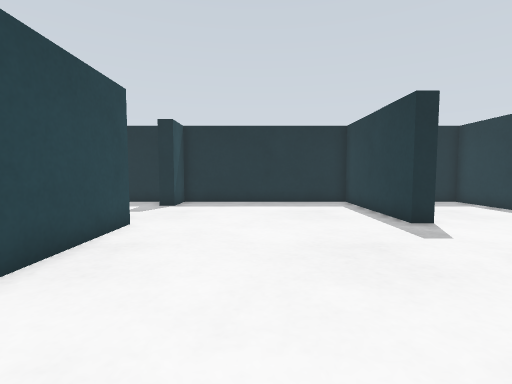
[1] (above)

17 first-person views from a walk through a Gazebo world. The camera is 0.39 m above the floor, tilts 4° down and sees 85° across. The floor is counted in squares, 0.25 m on a side. Each view is taken from the middle of a square. On the plan, view 1 faces up. The plan holds only what a view shows up to about 14 squares ahead; the rest is blank. The place goes on beyond the plan.

[2]
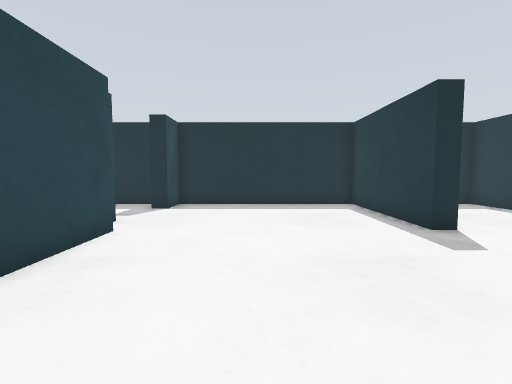

[3]
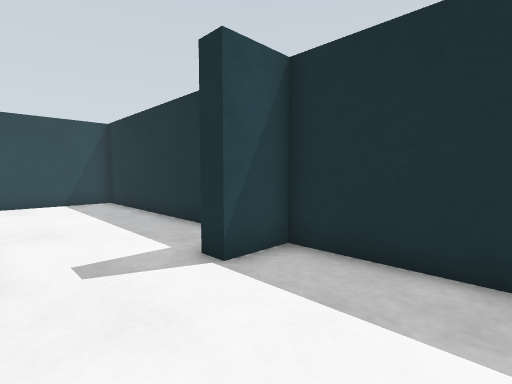

[4]
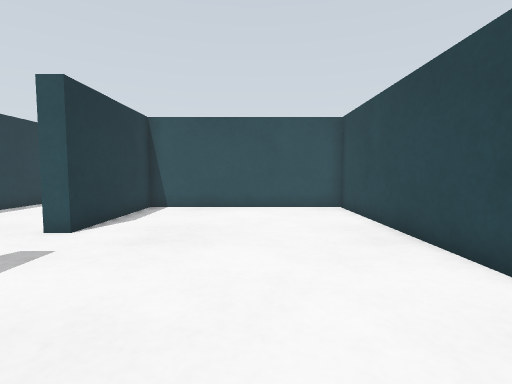

[5]
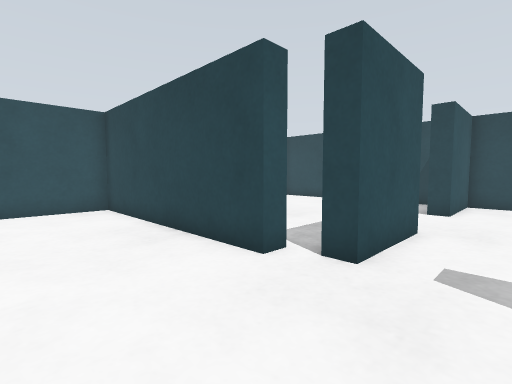

[6]
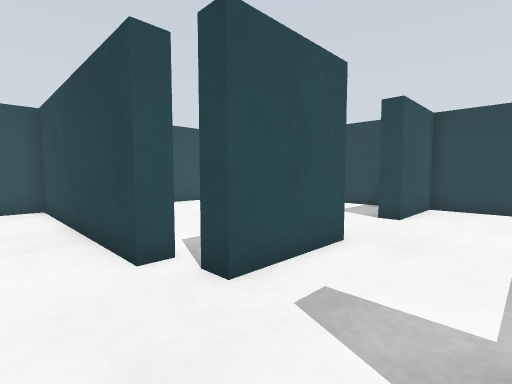

[7]
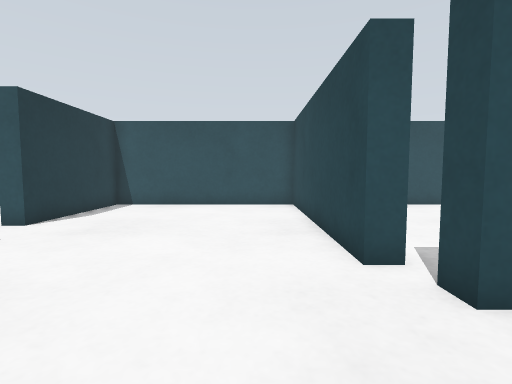

[8]
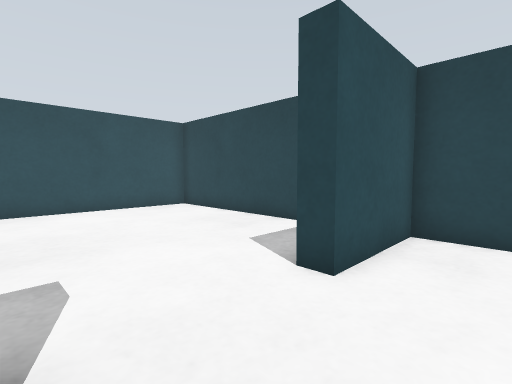

[9]
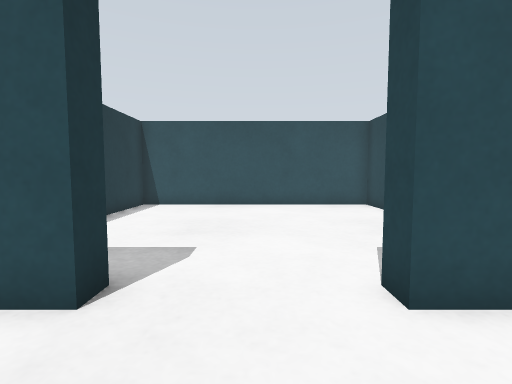

[10]
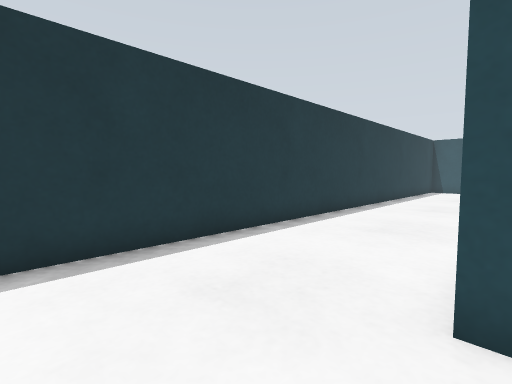

[11]
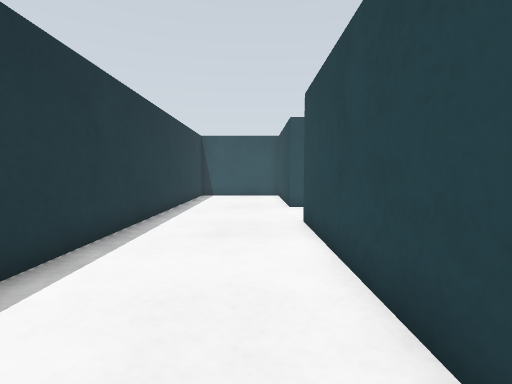

[12]
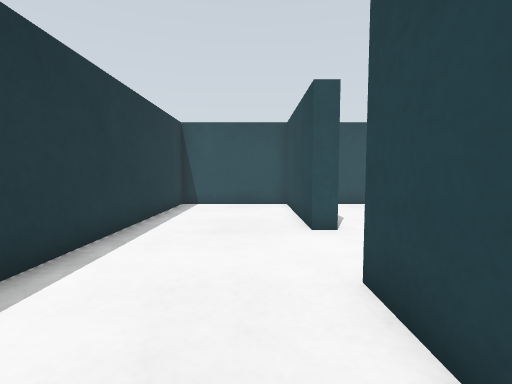

[13]
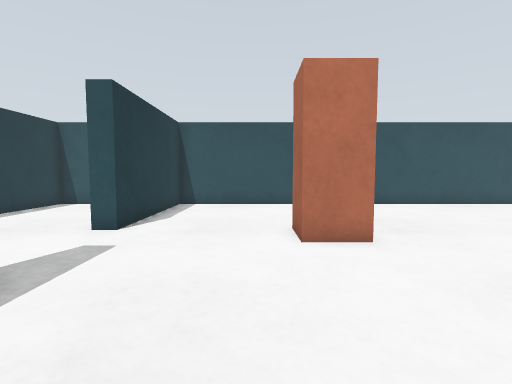

[14]
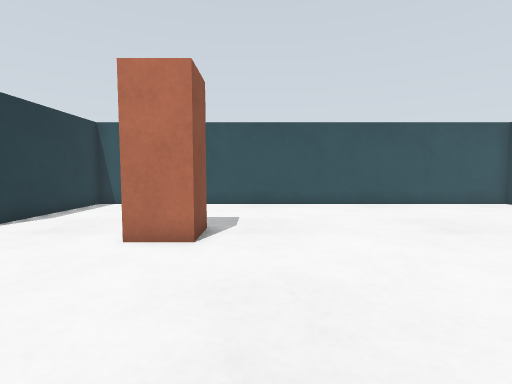

[15]
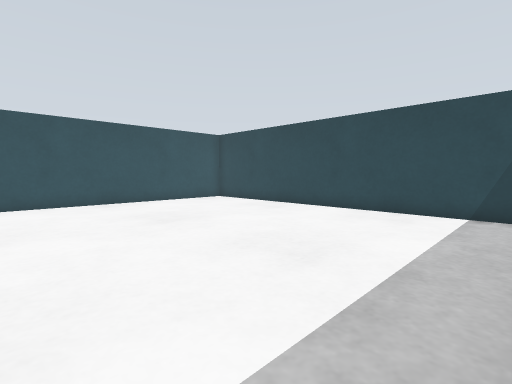

[16]
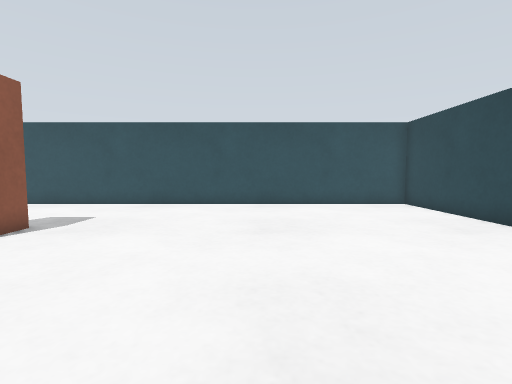

[17]
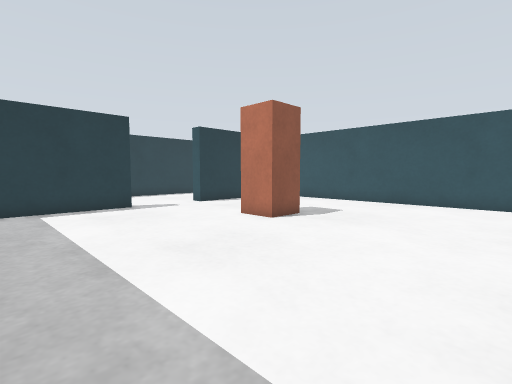

### Floor plan
Points are (right, up) in squares from view 1. A wall is a line through its corners. A room is listed if a view was taken in it or the views show most of it. See-through windows are left out.
Room 1 (views 1, 2, 3, 4, 5, 6, 7, 8, 9, 10)
walls: (-4.6, 8.4) (-3.8, 8.4) (-3.8, -0.5) (4.8, -0.5) (4.8, 4.9) (5.5, 4.9); (-8, 9.9) (-4.5, 9.9) (-4.5, 9.1); (-5.1, 14.8) (-15.4, 14.8) (-15.4, 9.9) (-11.7, 9.9); (5.5, 8.5) (4.8, 8.5) (4.8, 14.8) (-3.9, 14.8)
ways out: opening at (5, 6.5) to room 2; opening at (-10, 9.5) to room 4
objects: cyan box (-4, 13) to (-4, 14)
Room 2 (views 11, 12)
walls: (5.5, 0.5) (5.5, -7); (5.5, -10.5) (5.5, -16.8) (10.7, -16.8) (10.7, 7.9); (10.7, 11.5) (10.7, 14.8) (10, 14.8)
ways out: opening at (5, 6.5) to room 1; opening at (5, -8.5) to room 3
Room 3 (views 13, 14, 15, 16, 17)
walls: (4.8, -7) (4.8, -2.5); (-15.4, -2.4) (-15.4, -16.8) (4.8, -16.8) (4.8, -10.5) (5.5, -10.5)
ways out: opening at (5, -8.5) to room 2
objects: brown box (-1, -11) to (0, -9)
Room 4 (no view inside)
walls: (-8, 9.1) (-8, 9.9); (-11.7, 9.9) (-11.7, 9.1); (-15.4, 8.4) (-15.4, -0.5) (-4.5, -0.5) (-4.5, 2.9)
ways out: opening at (-10, 9.5) to room 1

Where each view was taken, in squares from view 1:
view 1: 0 up, 0 right, facing up
view 2: 1 up, 0 right, facing up
view 3: 10 up, 0 right, facing up-left
view 4: 12 up, 0 right, facing down
view 5: 12 up, 0 right, facing down-left
view 6: 13 up, 2 left, facing down-left
view 7: 13 up, 2 left, facing down
view 8: 12 up, 8 left, facing down-left
view 9: 13 up, 10 left, facing down
view 10: 8 up, 5 right, facing down-right
view 11: 2 up, 7 right, facing down
view 12: 3 down, 7 right, facing down
view 13: 3 down, 1 right, facing down
view 14: 3 down, 3 left, facing down
view 15: 2 down, 4 left, facing down-left
view 16: 3 down, 8 left, facing down
view 17: 2 down, 8 left, facing down-right
